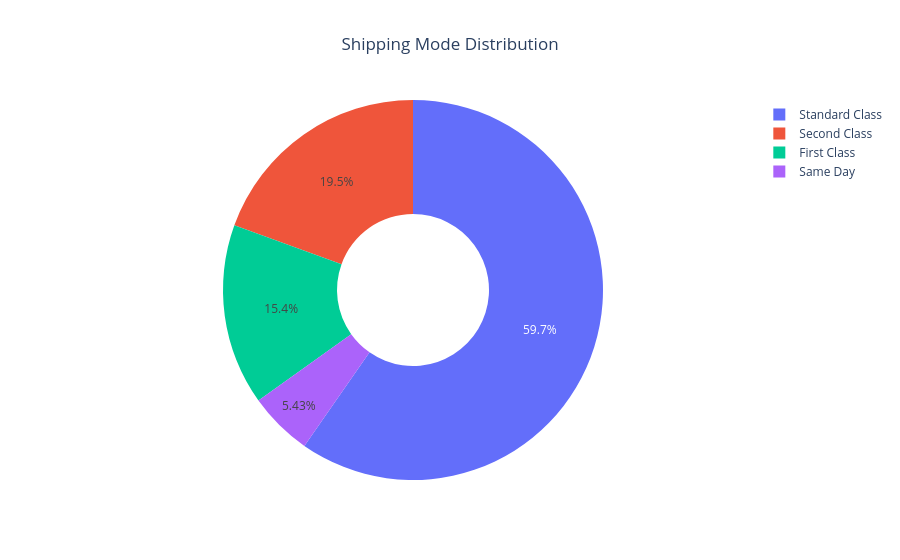

Notebook cell for this chart:
### Code cell
ship = df["Ship Mode"].value_counts().reset_index()
ship.columns = ["Ship Mode", "Count"]

fig = px.pie(
    ship,
    names="Ship Mode",
    values="Count",
    hole=0.4,
    title="Shipping Mode Distribution"
)

fig.update_layout(template="plotly_white", title_x=0.5)

fig.show()

### Figure 1 — Plotly figure (JSON) as saved in the notebook; plotly's stock layout.template omitted (floating-point values rounded to 4 significant figures)
{"data": [{"domain": {"x": [0, 1], "y": [0, 1]}, "hole": 0.4, "hovertemplate": "Ship Mode=%{label}<br>Count=%{value}<extra></extra>", "labels": ["Standard Class", "Second Class", "First Class", "Same Day"], "legendgroup": "", "name": "", "showlegend": true, "type": "pie", "values": [5955, 1943, 1537, 542]}], "layout": {"legend": {"tracegroupgap": 0}, "title": {"text": "Shipping Mode Distribution", "x": 0.5}}}
